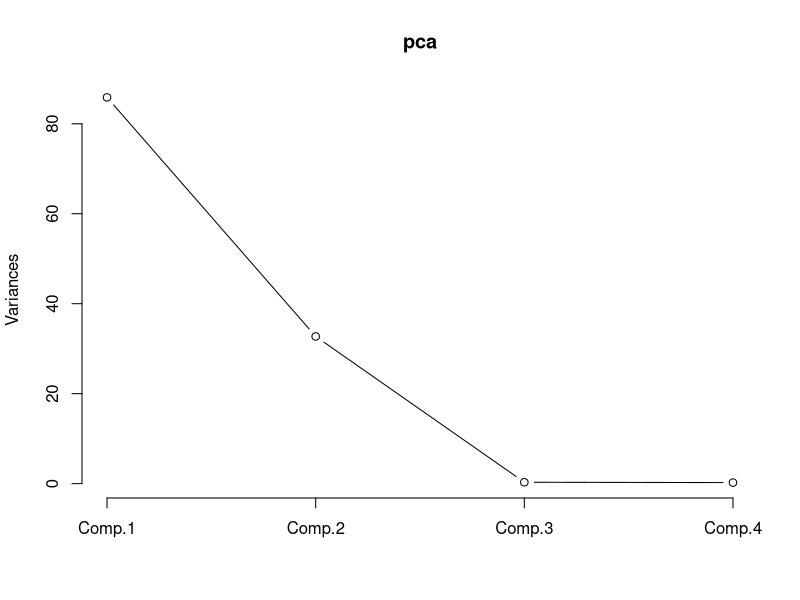
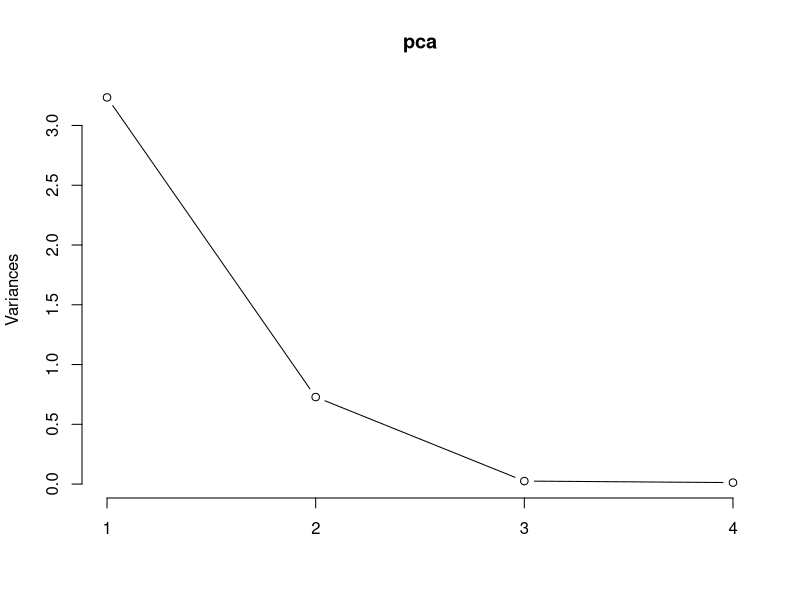

The R source for these figures, in order:
x1 = c(10,2,8,9,12)
x2 = c(20,5,17,20,22)
x3 = c(10,2,7,10,11)
x4 = c(25,20,18,7,5)
data = data.frame(x1,x2,x3,x4)

dim(data)
str(data)
head(data)

#check the assumption of PCA
cor(data)
cov(data)
sum(diag(cov(data)))

#PCA computed using Covariance/correlation matrix
pca = princomp(data, cor=F)
names(pca)
summary(pca)
plot(pca, type="lines")
pca$loadings
pca$scores
sum(diag(cov(pca$scores)))

# pca using caret package
library(caret)
preObj = preProcess(data, method=c("pca"), thresh = 1.0)
preObj$rotation
newdata = predict(preObj,data)


#PCA computed using SVD
pca = prcomp(data, scale.=TRUE)
names(pca)
pca
summary(pca)
pca$rotation
pca$x
plot(pca, type="lines")

